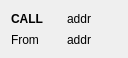
<?xml version="1.0" encoding="UTF-8"?>
<ui version="4.0">
 <class>CallItemWidget</class>
 <widget class="QWidget" name="CallItemWidget">
  <property name="geometry">
   <rect>
    <x>0</x>
    <y>0</y>
    <width>128</width>
    <height>58</height>
   </rect>
  </property>
  <property name="sizePolicy">
   <sizepolicy hsizetype="Fixed" vsizetype="Fixed">
    <horstretch>0</horstretch>
    <verstretch>0</verstretch>
   </sizepolicy>
  </property>
  <property name="windowTitle">
   <string>callItemWidget</string>
  </property>
  <layout class="QGridLayout" name="gridLayout">
   <item row="0" column="0">
    <widget class="QLabel" name="lblEvent">
     <property name="font">
      <font>
       <weight>75</weight>
       <bold>true</bold>
      </font>
     </property>
     <property name="text">
      <string>CALL</string>
     </property>
    </widget>
   </item>
   <item row="0" column="1">
    <widget class="QLabel" name="lblToAddr">
     <property name="text">
      <string>addr</string>
     </property>
    </widget>
   </item>
   <item row="1" column="0">
    <widget class="QLabel" name="label_3">
     <property name="text">
      <string>From</string>
     </property>
    </widget>
   </item>
   <item row="1" column="1">
    <widget class="QLabel" name="lblFromAddr">
     <property name="text">
      <string>addr</string>
     </property>
    </widget>
   </item>
  </layout>
 </widget>
 <resources/>
 <connections/>
</ui>
